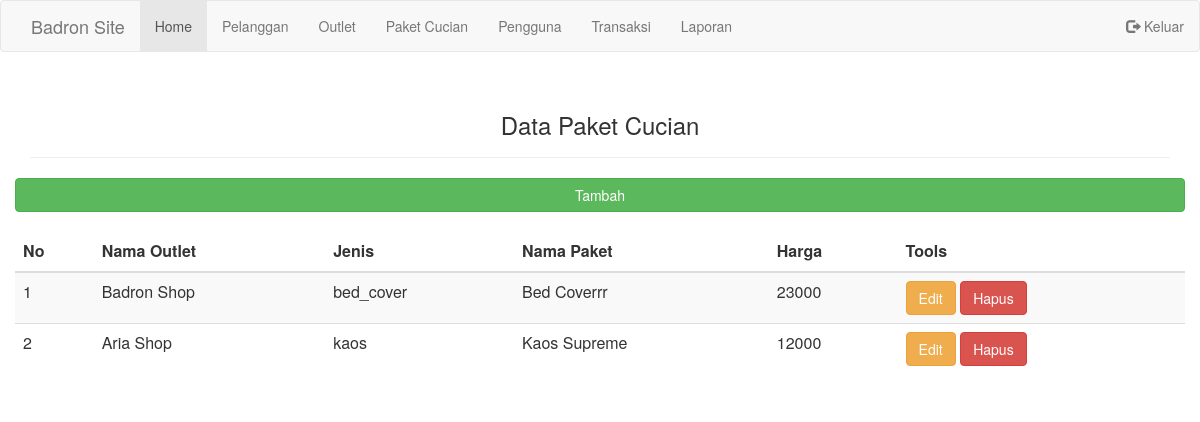
Page /admin/paket.php (signed in) on the committed database.
### tables this page shows
CREATE TABLE `tb_paket` (
  `id_paket` int(11) NOT NULL,
  `id_outlet` int(11) NOT NULL,
  `jenis` enum('kiloan','selimut','bed_cover','kaos') NOT NULL,
  `nama_paket` varchar(100) NOT NULL,
  `harga` int(11) NOT NULL
);

CREATE TABLE `tb_outlet` (
  `id_outlet` int(11) NOT NULL,
  `nama` varchar(100) NOT NULL,
  `alamat` text NOT NULL,
  `tlp` varchar(15) NOT NULL
);

### admin/paket.php (the view, shortened to what this page needs)
<?php include "menubar.php";  ?>
<div class="container">
	<div class="page-header" align="middle">
			<h3>Data Paket Cucian</h3>
	</div>
	<div class="row">
		<a href="paket-tambah.php" class="btn btn-success btn-block">Tambah</a>
		<br>
		<table class="table table-striped">
		  <thead>
		    <tr>
		      <th scope="col">No</th>
		      <th scope="col">Nama Outlet</th>
		      <th scope="col">Jenis</th>
		      <th scope="col">Nama Paket</th>
		      <th scope="col">Harga</th>
		      <th scope="col">Tools</th>
		    </tr>
		  </thead>
		  <tbody>
		    <?php
		    	$sql = "SELECT * FROM tb_paket,tb_outlet where tb_paket.id_outlet = tb_outlet.id_outlet";
		    	$query = mysqli_query($koneksi,$sql);
		    	$no=1;
		    	while ($data = mysqli_fetch_array($query)) {
		    ?>
		    <tr>
		    	<td><?php echo $no; ?></td>
		    	<td><?php echo $data['nama']; ?></td>
		    	<td><?php echo $data['jenis']; ?></td>
		    	<td><?php echo $data['nama_paket']; ?></td>
		    	<td><?php echo $data['harga']; ?></td>
		    	<td><a href="paket-edit.php?id=<?php echo $data['id_paket']; ?>" class="btn btn-warning">Edit</a>
		    	<a href="paket-hapus.php?id=<?php echo $data['id_paket']; ?>" class="btn btn-danger">Hapus</a></td>
		    </tr>
		    <?php
			    $no++;
				}
			?>
		  </tbody>
		</table>
	</div>
</div>

### rows in the picture
tb_paket: id_outlet.nama "Badron Shop", jenis "bed_cover", nama_paket "Bed Coverrr", harga "23000"
tb_paket: id_outlet.nama "Aria Shop", jenis "kaos", nama_paket "Kaos Supreme", harga "12000"
